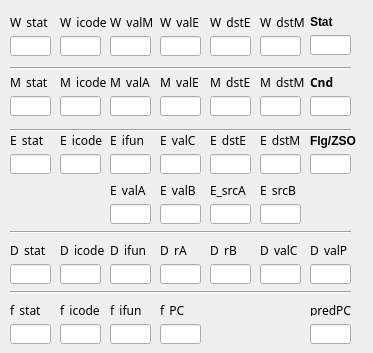
    <widget class="QWidget" name="tab_2">
     <attribute name="title">
      <string>Pipeline</string>
     </attribute>
     <widget class="QLineEdit" name="lmcnd">
      <property name="geometry">
       <rect>
        <x>310</x>
        <y>96</y>
        <width>41</width>
        <height>20</height>
       </rect>
      </property>
      <property name="font">
       <font>
        <family>等线</family>
        <weight>50</weight>
        <bold>false</bold>
       </font>
      </property>
     </widget>
     <widget class="QLineEdit" name="lmstat">
      <property name="geometry">
       <rect>
        <x>10</x>
        <y>96</y>
        <width>41</width>
        <height>20</height>
       </rect>
      </property>
      <property name="font">
       <font>
        <family>等线</family>
        <weight>50</weight>
        <bold>false</bold>
       </font>
      </property>
     </widget>
     <widget class="QLineEdit" name="lwvale">
      <property name="geometry">
       <rect>
        <x>160</x>
        <y>36</y>
        <width>41</width>
        <height>20</height>
       </rect>
      </property>
      <property name="font">
       <font>
        <family>等线</family>
        <weight>50</weight>
        <bold>false</bold>
       </font>
      </property>
     </widget>
     <widget class="QLineEdit" name="lwicode">
      <property name="geometry">
       <rect>
        <x>60</x>
        <y>36</y>
        <width>41</width>
        <height>20</height>
       </rect>
      </property>
      <property name="font">
       <font>
        <family>等线</family>
        <weight>50</weight>
        <bold>false</bold>
       </font>
      </property>
     </widget>
     <widget class="QLineEdit" name="lwstat">
      <property name="geometry">
       <rect>
        <x>10</x>
        <y>36</y>
        <width>41</width>
        <height>20</height>
       </rect>
      </property>
      <property name="font">
       <font>
        <family>等线</family>
        <weight>50</weight>
        <bold>false</bold>
       </font>
      </property>
     </widget>
     <widget class="QLabel" name="label">
      <property name="geometry">
       <rect>
        <x>10</x>
        <y>16</y>
        <width>54</width>
        <height>12</height>
       </rect>
      </property>
      <property name="font">
       <font>
        <family>等线</family>
        <weight>50</weight>
        <bold>false</bold>
       </font>
      </property>
      <property name="text">
       <string>W_stat</string>
      </property>
     </widget>
     <widget class="QLabel" name="label_2">
      <property name="geometry">
       <rect>
        <x>60</x>
        <y>16</y>
        <width>54</width>
        <height>12</height>
       </rect>
      </property>
      <property name="font">
       <font>
        <family>等线</family>
        <weight>50</weight>
        <bold>false</bold>
       </font>
      </property>
      <property name="text">
       <string>W_icode</string>
      </property>
     </widget>
     <widget class="QLabel" name="label_11">
      <property name="geometry">
       <rect>
        <x>160</x>
        <y>16</y>
        <width>54</width>
        <height>12</height>
       </rect>
      </property>
      <property name="font">
       <font>
        <family>等线</family>
        <weight>50</weight>
        <bold>false</bold>
       </font>
      </property>
      <property name="text">
       <string>W_valE</string>
      </property>
     </widget>
     <widget class="QLabel" name="label_12">
      <property name="geometry">
       <rect>
        <x>10</x>
        <y>76</y>
        <width>54</width>
        <height>12</height>
       </rect>
      </property>
      <property name="font">
       <font>
        <family>等线</family>
        <weight>50</weight>
        <bold>false</bold>
       </font>
      </property>
      <property name="text">
       <string>M_stat</string>
      </property>
     </widget>
     <widget class="QLabel" name="label_13">
      <property name="geometry">
       <rect>
        <x>60</x>
        <y>76</y>
        <width>54</width>
        <height>12</height>
       </rect>
      </property>
      <property name="font">
       <font>
        <family>等线</family>
        <weight>50</weight>
        <bold>false</bold>
       </font>
      </property>
      <property name="text">
       <string>M_icode</string>
      </property>
     </widget>
     <widget class="QLineEdit" name="lmicode">
      <property name="geometry">
       <rect>
        <x>60</x>
        <y>96</y>
        <width>41</width>
        <height>20</height>
       </rect>
      </property>
      <property name="font">
       <font>
        <family>等线</family>
        <weight>50</weight>
        <bold>false</bold>
       </font>
      </property>
     </widget>
     <widget class="QLabel" name="label_14">
      <property name="geometry">
       <rect>
        <x>310</x>
        <y>76</y>
        <width>54</width>
        <height>12</height>
       </rect>
      </property>
      <property name="font">
       <font>
        <family>等线</family>
        <weight>75</weight>
        <bold>true</bold>
       </font>
      </property>
      <property name="text">
       <string>Cnd</string>
      </property>
     </widget>
     <widget class="QLabel" name="label_15">
      <property name="geometry">
       <rect>
        <x>160</x>
        <y>76</y>
        <width>54</width>
        <height>12</height>
       </rect>
      </property>
      <property name="font">
       <font>
        <family>等线</family>
        <weight>50</weight>
        <bold>false</bold>
       </font>
      </property>
      <property name="text">
       <string>M_valE</string>
      </property>
     </widget>
     <widget class="QLineEdit" name="lmvale">
      <property name="geometry">
       <rect>
        <x>160</x>
        <y>96</y>
        <width>41</width>
        <height>20</height>
       </rect>
      </property>
      <property name="font">
       <font>
        <family>等线</family>
        <weight>50</weight>
        <bold>false</bold>
       </font>
      </property>
     </widget>
     <widget class="QLabel" name="label_17">
      <property name="geometry">
       <rect>
        <x>210</x>
        <y>76</y>
        <width>54</width>
        <height>12</height>
       </rect>
      </property>
      <property name="font">
       <font>
        <family>等线</family>
        <weight>50</weight>
        <bold>false</bold>
       </font>
      </property>
      <property name="text">
       <string>M_dstE</string>
      </property>
     </widget>
     <widget class="QLineEdit" name="lestat">
      <property name="geometry">
       <rect>
        <x>10</x>
        <y>154</y>
        <width>41</width>
        <height>20</height>
       </rect>
      </property>
      <property name="font">
       <font>
        <family>等线</family>
        <weight>50</weight>
        <bold>false</bold>
       </font>
      </property>
     </widget>
     <widget class="QLabel" name="label_18">
      <property name="geometry">
       <rect>
        <x>260</x>
        <y>76</y>
        <width>54</width>
        <height>12</height>
       </rect>
      </property>
      <property name="font">
       <font>
        <family>等线</family>
        <weight>50</weight>
        <bold>false</bold>
       </font>
      </property>
      <property name="text">
       <string>M_dstM</string>
      </property>
     </widget>
     <widget class="QLineEdit" name="leicode">
      <property name="geometry">
       <rect>
        <x>60</x>
        <y>154</y>
        <width>41</width>
        <height>20</height>
       </rect>
      </property>
      <property name="font">
       <font>
        <family>等线</family>
        <weight>50</weight>
        <bold>false</bold>
       </font>
      </property>
     </widget>
     <widget class="QLineEdit" name="lwdste">
      <property name="geometry">
       <rect>
        <x>210</x>
        <y>36</y>
        <width>41</width>
        <height>20</height>
       </rect>
      </property>
      <property name="font">
       <font>
        <family>等线</family>
        <weight>50</weight>
        <bold>false</bold>
       </font>
      </property>
     </widget>
     <widget class="QLabel" name="label_19">
      <property name="geometry">
       <rect>
        <x>210</x>
        <y>16</y>
        <width>54</width>
        <height>12</height>
       </rect>
      </property>
      <property name="font">
       <font>
        <family>等线</family>
        <weight>50</weight>
        <bold>false</bold>
       </font>
      </property>
      <property name="text">
       <string>W_dstE</string>
      </property>
     </widget>
     <widget class="QLabel" name="label_20">
      <property name="geometry">
       <rect>
        <x>260</x>
        <y>16</y>
        <width>54</width>
        <height>12</height>
       </rect>
      </property>
      <property name="font">
       <font>
        <family>等线</family>
        <weight>50</weight>
        <bold>false</bold>
       </font>
      </property>
      <property name="text">
       <string>W_dstM</string>
      </property>
     </widget>
     <widget class="QLineEdit" name="lwdstm">
      <property name="geometry">
       <rect>
        <x>260</x>
        <y>36</y>
        <width>41</width>
        <height>20</height>
       </rect>
      </property>
      <property name="font">
       <font>
        <family>等线</family>
        <weight>50</weight>
        <bold>false</bold>
       </font>
      </property>
     </widget>
     <widget class="QLabel" name="label_21">
      <property name="geometry">
       <rect>
        <x>10</x>
        <y>134</y>
        <width>54</width>
        <height>12</height>
       </rect>
      </property>
      <property name="font">
       <font>
        <family>等线</family>
        <weight>50</weight>
        <bold>false</bold>
       </font>
      </property>
      <property name="text">
       <string>E_stat</string>
      </property>
     </widget>
     <widget class="QLabel" name="label_22">
      <property name="geometry">
       <rect>
        <x>60</x>
        <y>134</y>
        <width>54</width>
        <height>12</height>
       </rect>
      </property>
      <property name="font">
       <font>
        <family>等线</family>
        <weight>50</weight>
        <bold>false</bold>
       </font>
      </property>
      <property name="text">
       <string>E_icode</string>
      </property>
     </widget>
     <widget class="QLabel" name="label_23">
      <property name="geometry">
       <rect>
        <x>110</x>
        <y>134</y>
        <width>54</width>
        <height>12</height>
       </rect>
      </property>
      <property name="font">
       <font>
        <family>等线</family>
        <weight>50</weight>
        <bold>false</bold>
       </font>
      </property>
      <property name="text">
       <string>E_ifun</string>
      </property>
     </widget>
     <widget class="QLabel" name="label_24">
      <property name="geometry">
       <rect>
        <x>160</x>
        <y>134</y>
        <width>54</width>
        <height>12</height>
       </rect>
      </property>
      <property name="font">
       <font>
        <family>等线</family>
        <weight>50</weight>
        <bold>false</bold>
       </font>
      </property>
      <property name="text">
       <string>E_valC</string>
      </property>
     </widget>
     <widget class="QLabel" name="label_25">
      <property name="geometry">
       <rect>
        <x>110</x>
        <y>184</y>
        <width>54</width>
        <height>12</height>
       </rect>
      </property>
      <property name="font">
       <font>
        <family>等线</family>
        <weight>50</weight>
        <bold>false</bold>
       </font>
      </property>
      <property name="text">
       <string>E_valA</string>
      </property>
     </widget>
     <widget class="QLabel" name="label_26">
      <property name="geometry">
       <rect>
        <x>160</x>
        <y>184</y>
        <width>54</width>
        <height>12</height>
       </rect>
      </property>
      <property name="font">
       <font>
        <family>等线</family>
        <weight>50</weight>
        <bold>false</bold>
       </font>
      </property>
      <property name="text">
       <string>E_valB</string>
      </property>
     </widget>
     <widget class="QLabel" name="label_27">
      <property name="geometry">
       <rect>
        <x>210</x>
        <y>134</y>
        <width>54</width>
        <height>12</height>
       </rect>
      </property>
      <property name="font">
       <font>
        <family>等线</family>
        <weight>50</weight>
        <bold>false</bold>
       </font>
      </property>
      <property name="text">
       <string>E_dstE</string>
      </property>
     </widget>
     <widget class="QLabel" name="label_28">
      <property name="geometry">
       <rect>
        <x>260</x>
        <y>134</y>
        <width>54</width>
        <height>12</height>
       </rect>
      </property>
      <property name="font">
       <font>
        <family>等线</family>
        <weight>50</weight>
        <bold>false</bold>
       </font>
      </property>
      <property name="text">
       <string>E_dstM</string>
      </property>
     </widget>
     <widget class="QLineEdit" name="lmdste">
      <property name="geometry">
       <rect>
        <x>210</x>
        <y>96</y>
        <width>41</width>
        <height>20</height>
       </rect>
      </property>
      <property name="font">
       <font>
        <family>等线</family>
        <weight>50</weight>
        <bold>false</bold>
       </font>
      </property>
     </widget>
     <widget class="QLineEdit" name="lmdstm">
      <property name="geometry">
       <rect>
        <x>260</x>
        <y>96</y>
        <width>41</width>
        <height>20</height>
       </rect>
      </property>
      <property name="font">
       <font>
        <family>等线</family>
        <weight>50</weight>
        <bold>false</bold>
       </font>
      </property>
     </widget>
     <widget class="QLabel" name="label_29">
      <property name="geometry">
       <rect>
        <x>210</x>
        <y>180</y>
        <width>51</width>
        <height>20</height>
       </rect>
      </property>
      <property name="font">
       <font>
        <family>等线</family>
        <weight>50</weight>
        <bold>false</bold>
       </font>
      </property>
      <property name="text">
       <string>E_srcA</string>
      </property>
     </widget>
     <widget class="QLabel" name="label_30">
      <property name="geometry">
       <rect>
        <x>260</x>
        <y>184</y>
        <width>54</width>
        <height>12</height>
       </rect>
      </property>
      <property name="font">
       <font>
        <family>等线</family>
        <weight>50</weight>
        <bold>false</bold>
       </font>
      </property>
      <property name="text">
       <string>E_srcB</string>
      </property>
     </widget>
     <widget class="QLineEdit" name="leifun">
      <property name="geometry">
       <rect>
        <x>110</x>
        <y>154</y>
        <width>41</width>
        <height>20</height>
       </rect>
      </property>
      <property name="font">
       <font>
        <family>等线</family>
        <weight>50</weight>
        <bold>false</bold>
       </font>
      </property>
     </widget>
     <widget class="QLineEdit" name="levalc">
      <property name="geometry">
       <rect>
        <x>160</x>
        <y>154</y>
        <width>41</width>
        <height>20</height>
       </rect>
      </property>
      <property name="font">
       <font>
        <family>等线</family>
        <weight>50</weight>
        <bold>false</bold>
       </font>
      </property>
     </widget>
     <widget class="QLineEdit" name="ledste">
      <property name="geometry">
       <rect>
        <x>210</x>
        <y>154</y>
        <width>41</width>
        <height>20</height>
       </rect>
      </property>
      <property name="font">
       <font>
        <family>等线</family>
        <weight>50</weight>
        <bold>false</bold>
       </font>
      </property>
     </widget>
     <widget class="QLineEdit" name="ledstm">
      <property name="geometry">
       <rect>
        <x>260</x>
        <y>154</y>
        <width>41</width>
        <height>20</height>
       </rect>
      </property>
      <property name="font">
       <font>
        <family>等线</family>
        <weight>50</weight>
        <bold>false</bold>
       </font>
      </property>
     </widget>
     <widget class="QLineEdit" name="levala">
      <property name="geometry">
       <rect>
        <x>110</x>
        <y>204</y>
        <width>41</width>
        <height>20</height>
       </rect>
      </property>
      <property name="font">
       <font>
        <family>等线</family>
        <weight>50</weight>
        <bold>false</bold>
       </font>
      </property>
     </widget>
     <widget class="QLineEdit" name="levalb">
      <property name="geometry">
       <rect>
        <x>160</x>
        <y>204</y>
        <width>41</width>
        <height>20</height>
       </rect>
      </property>
      <property name="font">
       <font>
        <family>等线</family>
        <weight>50</weight>
        <bold>false</bold>
       </font>
      </property>
     </widget>
     <widget class="QLineEdit" name="lesrca">
      <property name="geometry">
       <rect>
        <x>210</x>
        <y>204</y>
        <width>41</width>
        <height>20</height>
       </rect>
      </property>
      <property name="font">
       <font>
        <family>等线</family>
        <weight>50</weight>
        <bold>false</bold>
       </font>
      </property>
     </widget>
     <widget class="QLineEdit" name="lesrcb">
      <property name="geometry">
       <rect>
        <x>260</x>
        <y>204</y>
        <width>41</width>
        <height>20</height>
       </rect>
      </property>
      <property name="font">
       <font>
        <family>等线</family>
        <weight>50</weight>
        <bold>false</bold>
       </font>
      </property>
     </widget>
     <widget class="QLineEdit" name="ldstat">
      <property name="geometry">
       <rect>
        <x>10</x>
        <y>264</y>
        <width>41</width>
        <height>20</height>
       </rect>
      </property>
      <property name="font">
       <font>
        <family>等线</family>
        <weight>50</weight>
        <bold>false</bold>
       </font>
      </property>
     </widget>
     <widget class="QLabel" name="label_31">
      <property name="geometry">
       <rect>
        <x>10</x>
        <y>244</y>
        <width>54</width>
        <height>12</height>
       </rect>
      </property>
      <property name="font">
       <font>
        <family>等线</family>
        <weight>50</weight>
        <bold>false</bold>
       </font>
      </property>
      <property name="text">
       <string>D_stat</string>
      </property>
     </widget>
     <widget class="QLabel" name="label_32">
      <property name="geometry">
       <rect>
        <x>60</x>
        <y>244</y>
        <width>54</width>
        <height>12</height>
       </rect>
      </property>
      <property name="font">
       <font>
        <family>等线</family>
        <weight>50</weight>
        <bold>false</bold>
       </font>
      </property>
      <property name="text">
       <string>D_icode</string>
      </property>
     </widget>
     <widget class="QLineEdit" name="ldicode">
      <property name="geometry">
       <rect>
        <x>60</x>
        <y>264</y>
        <width>41</width>
        <height>20</height>
       </rect>
      </property>
      <property name="font">
       <font>
        <family>等线</family>
        <weight>50</weight>
        <bold>false</bold>
       </font>
      </property>
     </widget>
     <widget class="QLabel" name="label_33">
      <property name="geometry">
       <rect>
        <x>110</x>
        <y>244</y>
        <width>54</width>
        <height>12</height>
       </rect>
      </property>
      <property name="font">
       <font>
        <family>等线</family>
        <weight>50</weight>
        <bold>false</bold>
       </font>
      </property>
      <property name="text">
       <string>D_ifun</string>
      </property>
     </widget>
     <widget class="QLineEdit" name="ldifun">
      <property name="geometry">
       <rect>
        <x>110</x>
        <y>264</y>
        <width>41</width>
        <height>20</height>
       </rect>
      </property>
      <property name="font">
       <font>
        <family>等线</family>
        <weight>50</weight>
        <bold>false</bold>
       </font>
      </property>
     </widget>
     <widget class="QLabel" name="label_34">
      <property name="geometry">
       <rect>
        <x>160</x>
        <y>244</y>
        <width>54</width>
        <height>12</height>
       </rect>
      </property>
      <property name="font">
       <font>
        <family>等线</family>
        <weight>50</weight>
        <bold>false</bold>
       </font>
      </property>
      <property name="text">
       <string>D_rA</string>
      </property>
     </widget>
     <widget class="QLineEdit" name="ldra">
      <property name="geometry">
       <rect>
        <x>160</x>
        <y>264</y>
        <width>41</width>
        <height>20</height>
       </rect>
      </property>
      <property name="font">
       <font>
        <family>等线</family>
        <weight>50</weight>
        <bold>false</bold>
       </font>
      </property>
     </widget>
     <widget class="QLineEdit" name="ldrb">
      <property name="geometry">
       <rect>
        <x>210</x>
        <y>264</y>
        <width>41</width>
        <height>20</height>
       </rect>
      </property>
      <property name="font">
       <font>
        <family>等线</family>
        <weight>50</weight>
        <bold>false</bold>
       </font>
      </property>
     </widget>
     <widget class="QLabel" name="label_35">
      <property name="geometry">
       <rect>
        <x>210</x>
        <y>244</y>
        <width>54</width>
        <height>12</height>
       </rect>
      </property>
      <property name="font">
       <font>
        <family>等线</family>
        <weight>50</weight>
        <bold>false</bold>
       </font>
      </property>
      <property name="text">
       <string>D_rB</string>
      </property>
     </widget>
     <widget class="QLineEdit" name="ldvalc">
      <property name="geometry">
       <rect>
        <x>260</x>
        <y>264</y>
        <width>41</width>
        <height>20</height>
       </rect>
      </property>
      <property name="font">
       <font>
        <family>等线</family>
        <weight>50</weight>
        <bold>false</bold>
       </font>
      </property>
     </widget>
     <widget class="QLabel" name="label_36">
      <property name="geometry">
       <rect>
        <x>260</x>
        <y>244</y>
        <width>54</width>
        <height>12</height>
       </rect>
      </property>
      <property name="font">
       <font>
        <family>等线</family>
        <weight>50</weight>
        <bold>false</bold>
       </font>
      </property>
      <property name="text">
       <string>D_valC</string>
      </property>
     </widget>
     <widget class="QLabel" name="label_37">
      <property name="geometry">
       <rect>
        <x>310</x>
        <y>244</y>
        <width>54</width>
        <height>12</height>
       </rect>
      </property>
      <property name="font">
       <font>
        <family>等线</family>
        <weight>50</weight>
        <bold>false</bold>
       </font>
      </property>
      <property name="text">
       <string>D_valP</string>
      </property>
     </widget>
     <widget class="QLineEdit" name="ldvalp">
      <property name="geometry">
       <rect>
        <x>310</x>
        <y>264</y>
        <width>41</width>
        <height>20</height>
       </rect>
      </property>
      <property name="font">
       <font>
        <family>等线</family>
        <weight>50</weight>
        <bold>false</bold>
       </font>
      </property>
     </widget>
     <widget class="QLabel" name="label_38">
      <property name="geometry">
       <rect>
        <x>310</x>
        <y>304</y>
        <width>54</width>
        <height>12</height>
       </rect>
      </property>
      <property name="font">
       <font>
        <family>等线</family>
        <weight>50</weight>
        <bold>false</bold>
       </font>
      </property>
      <property name="text">
       <string>predPC</string>
      </property>
     </widget>
     <widget class="QLineEdit" name="lpredpc">
      <property name="geometry">
       <rect>
        <x>310</x>
        <y>324</y>
        <width>41</width>
        <height>20</height>
       </rect>
      </property>
      <property name="font">
       <font>
        <family>等线</family>
        <weight>50</weight>
        <bold>false</bold>
       </font>
      </property>
     </widget>
     <widget class="QLabel" name="label_39">
      <property name="geometry">
       <rect>
        <x>110</x>
        <y>16</y>
        <width>54</width>
        <height>12</height>
       </rect>
      </property>
      <property name="font">
       <font>
        <family>等线</family>
        <weight>50</weight>
        <bold>false</bold>
       </font>
      </property>
      <property name="text">
       <string>W_valM</string>
      </property>
     </widget>
     <widget class="QLineEdit" name="lwvalm">
      <property name="geometry">
       <rect>
        <x>110</x>
        <y>36</y>
        <width>41</width>
        <height>20</height>
       </rect>
      </property>
      <property name="font">
       <font>
        <family>等线</family>
        <weight>50</weight>
        <bold>false</bold>
       </font>
      </property>
     </widget>
     <widget class="QLineEdit" name="lmvala">
      <property name="geometry">
       <rect>
        <x>110</x>
        <y>96</y>
        <width>41</width>
        <height>20</height>
       </rect>
      </property>
      <property name="font">
       <font>
        <family>等线</family>
        <weight>50</weight>
        <bold>false</bold>
       </font>
      </property>
     </widget>
     <widget class="QLabel" name="label_40">
      <property name="geometry">
       <rect>
        <x>110</x>
        <y>76</y>
        <width>54</width>
        <height>12</height>
       </rect>
      </property>
      <property name="font">
       <font>
        <family>等线</family>
        <weight>50</weight>
        <bold>false</bold>
       </font>
      </property>
      <property name="text">
       <string>M_valA</string>
      </property>
     </widget>
     <widget class="QLineEdit" name="lfpc">
      <property name="geometry">
       <rect>
        <x>160</x>
        <y>324</y>
        <width>41</width>
        <height>20</height>
       </rect>
      </property>
      <property name="font">
       <font>
        <family>等线</family>
        <weight>50</weight>
        <bold>false</bold>
       </font>
      </property>
     </widget>
     <widget class="QLabel" name="label_4">
      <property name="geometry">
       <rect>
        <x>10</x>
        <y>304</y>
        <width>54</width>
        <height>12</height>
       </rect>
      </property>
      <property name="font">
       <font>
        <family>等线</family>
        <weight>50</weight>
        <bold>false</bold>
       </font>
      </property>
      <property name="text">
       <string>f_stat</string>
      </property>
     </widget>
     <widget class="QLineEdit" name="lfstat">
      <property name="geometry">
       <rect>
        <x>10</x>
        <y>324</y>
        <width>41</width>
        <height>20</height>
       </rect>
      </property>
      <property name="font">
       <font>
        <family>等线</family>
        <weight>50</weight>
        <bold>false</bold>
       </font>
      </property>
     </widget>
     <widget class="QLabel" name="label_9">
      <property name="geometry">
       <rect>
        <x>60</x>
        <y>304</y>
        <width>54</width>
        <height>12</height>
       </rect>
      </property>
      <property name="font">
       <font>
        <family>等线</family>
        <weight>50</weight>
        <bold>false</bold>
       </font>
      </property>
      <property name="text">
       <string>f_icode</string>
      </property>
     </widget>
     <widget class="QLabel" name="label_10">
      <property name="geometry">
       <rect>
        <x>110</x>
        <y>304</y>
        <width>54</width>
        <height>12</height>
       </rect>
      </property>
      <property name="font">
       <font>
        <family>等线</family>
        <weight>50</weight>
        <bold>false</bold>
       </font>
      </property>
      <property name="text">
       <string>f_ifun</string>
      </property>
     </widget>
     <widget class="QLabel" name="label_3">
      <property name="geometry">
       <rect>
        <x>160</x>
        <y>304</y>
        <width>54</width>
        <height>12</height>
       </rect>
      </property>
      <property name="font">
       <font>
        <family>等线</family>
        <weight>50</weight>
        <bold>false</bold>
       </font>
      </property>
      <property name="text">
       <string>f_PC</string>
      </property>
     </widget>
     <widget class="QLineEdit" name="lficode">
      <property name="geometry">
       <rect>
        <x>60</x>
        <y>324</y>
        <width>41</width>
        <height>20</height>
       </rect>
      </property>
      <property name="font">
       <font>
        <family>等线</family>
        <weight>50</weight>
        <bold>false</bold>
       </font>
      </property>
     </widget>
     <widget class="QLineEdit" name="lfifun">
      <property name="geometry">
       <rect>
        <x>110</x>
        <y>324</y>
        <width>41</width>
        <height>20</height>
       </rect>
      </property>
      <property name="font">
       <font>
        <family>等线</family>
        <weight>50</weight>
        <bold>false</bold>
       </font>
      </property>
     </widget>
     <widget class="Line" name="line">
      <property name="geometry">
       <rect>
        <x>10</x>
        <y>224</y>
        <width>341</width>
        <height>16</height>
       </rect>
      </property>
      <property name="font">
       <font>
        <family>等线</family>
        <weight>50</weight>
        <bold>false</bold>
       </font>
      </property>
      <property name="orientation">
       <enum>Qt::Horizontal</enum>
      </property>
     </widget>
     <widget class="Line" name="line_2">
      <property name="geometry">
       <rect>
        <x>10</x>
        <y>284</y>
        <width>341</width>
        <height>16</height>
       </rect>
      </property>
      <property name="font">
       <font>
        <family>等线</family>
        <weight>50</weight>
        <bold>false</bold>
       </font>
      </property>
      <property name="orientation">
       <enum>Qt::Horizontal</enum>
      </property>
     </widget>
     <widget class="Line" name="line_3">
      <property name="geometry">
       <rect>
        <x>10</x>
        <y>120</y>
        <width>341</width>
        <height>20</height>
       </rect>
      </property>
      <property name="font">
       <font>
        <family>等线</family>
        <weight>50</weight>
        <bold>false</bold>
       </font>
      </property>
      <property name="orientation">
       <enum>Qt::Horizontal</enum>
      </property>
     </widget>
     <widget class="Line" name="line_4">
      <property name="geometry">
       <rect>
        <x>10</x>
        <y>60</y>
        <width>341</width>
        <height>16</height>
       </rect>
      </property>
      <property name="font">
       <font>
        <family>等线</family>
        <weight>50</weight>
        <bold>false</bold>
       </font>
      </property>
      <property name="orientation">
       <enum>Qt::Horizontal</enum>
      </property>
     </widget>
     <widget class="QLabel" name="label_6">
      <property name="geometry">
       <rect>
        <x>310</x>
        <y>12</y>
        <width>54</width>
        <height>20</height>
       </rect>
      </property>
      <property name="font">
       <font>
        <weight>75</weight>
        <bold>true</bold>
       </font>
      </property>
      <property name="text">
       <string>Stat</string>
      </property>
     </widget>
     <widget class="QLineEdit" name="lstat">
      <property name="geometry">
       <rect>
        <x>310</x>
        <y>35</y>
        <width>41</width>
        <height>20</height>
       </rect>
      </property>
     </widget>
     <widget class="QLineEdit" name="lzso">
      <property name="geometry">
       <rect>
        <x>310</x>
        <y>154</y>
        <width>41</width>
        <height>20</height>
       </rect>
      </property>
     </widget>
     <widget class="QLabel" name="label_7">
      <property name="geometry">
       <rect>
        <x>310</x>
        <y>130</y>
        <width>54</width>
        <height>21</height>
       </rect>
      </property>
      <property name="font">
       <font>
        <weight>75</weight>
        <bold>true</bold>
       </font>
      </property>
      <property name="text">
       <string>Flg/ZSO</string>
      </property>
     </widget>
    </widget>
